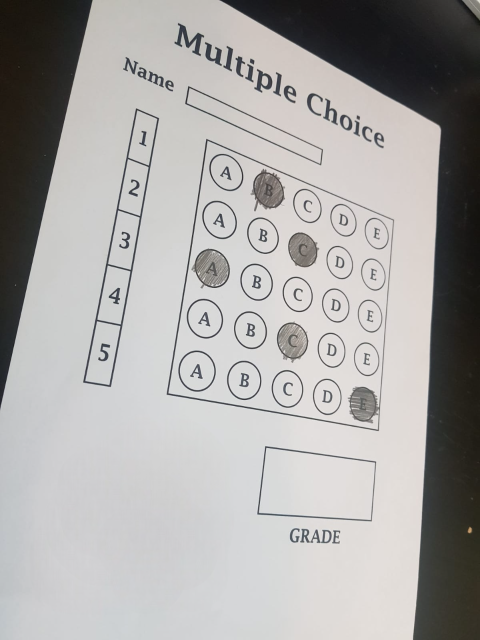
#> input picture 2-Photoroom.png, 960 x 1280 px, given in place of the camera (shown at 1/2 size)
$ python omr.py
#> lines starting #> are read from the running program, lines starting #| are printed output that depends on the picture; after the words box and inside, x2 and y2 are one past the last pixel; in counts of white or black regions, pixels touching at a corner belong together
### utils.py
import cv2
import numpy as np

def stackImages(imgArray,scale,lables=[]):
    rows = len(imgArray)
    cols = len(imgArray[0])
    rowsAvailable = isinstance(imgArray[0], list)
    width = imgArray[0][0].shape[1]
    height = imgArray[0][0].shape[0]
    if rowsAvailable:
        for x in range ( 0, rows):
            for y in range(0, cols):
                imgArray[x][y] = cv2.resize(imgArray[x][y], (0, 0), None, scale, scale)
                if len(imgArray[x][y].shape) == 2: imgArray[x][y]= cv2.cvtColor( imgArray[x][y], cv2.COLOR_GRAY2BGR)
        imageBlank = np.zeros((height, width, 3), np.uint8)
        hor = [imageBlank]*rows
        hor_con = [imageBlank]*rows
        for x in range(0, rows):
            hor[x] = np.hstack(imgArray[x])
            hor_con[x] = np.concatenate(imgArray[x])
        ver = np.vstack(hor)
        ver_con = np.concatenate(hor)
    else:
        for x in range(0, rows):
            imgArray[x] = cv2.resize(imgArray[x], (0, 0), None, scale, scale)
            if len(imgArray[x].shape) == 2: imgArray[x] = cv2.cvtColor(imgArray[x], cv2.COLOR_GRAY2BGR)
        hor= np.hstack(imgArray)
        hor_con= np.concatenate(imgArray)
        ver = hor
    if len(lables) != 0:
        eachImgWidth= int(ver.shape[1] / cols)
        eachImgHeight = int(ver.shape[0] / rows)
        #print(eachImgHeight)
        for d in range(0, rows):
            for c in range (0,cols):
                cv2.rectangle(ver,(c*eachImgWidth,eachImgHeight*d),(c*eachImgWidth+len(lables[d][c])*13+27,30+eachImgHeight*d),(255,255,255),cv2.FILLED)
                cv2.putText(ver,lables[d][c],(eachImgWidth*c+10,eachImgHeight*d+20),cv2.FONT_HERSHEY_COMPLEX,0.7,(255,0,255),2)
    return ver

def rectContour(contours):
    ractangle = []
    for i in contours:
        area = cv2.contourArea(i)
        #print('Area',area)
        if area > 50:
            perameter = cv2.arcLength(i, True)
            approx = cv2.approxPolyDP(i, 0.02*perameter, True)
            # print('Corner Points',len(approx))
            if len(approx) == 4:
                ractangle.append(i)

    ractangle = sorted(ractangle, key = cv2.contourArea,reverse=True)
    return ractangle

def getCornerPoints(contours):
    perameter = cv2.arcLength(contours, True)
    approx = cv2.approxPolyDP(contours, 0.02*perameter, True)
    return approx

def reorder(mypoints):
    mypoints = mypoints.reshape((4,2))
    mypointsNew = np.zeros((4,1,2),np.int32)
    add = mypoints.sum(1)
    # print(add)
    # print(mypoints)
    mypointsNew[0] = mypoints[np.argmin(add)] # [ 0, 0 ]
    mypointsNew[3] = mypoints[np.argmax(add)] # [ w, h ]
    diff = np.diff(mypoints,axis=1)
    mypointsNew[1] = mypoints[np.argmin(diff)] # [ w, 0 ]
    mypointsNew[2] = mypoints[np.argmax(diff)] # [ 0, h ]
    # print(diff)
    return mypointsNew

def splitBoxes(img):
    rows = np.vsplit(img,5)
    boxes = []
    for r in rows:
        cols = np.hsplit(r,5)
        for box in cols:
            boxes.append(box)
            # cv2.imshow('box',box)
    # cv2.imshow('row1',rows[0])
    return boxes

def showAnswers(img, myIndex, grading,ans,questions,choices):
    secW = img.shape[1] // questions
    secH = img.shape[0] // choices

    for x in range(0,questions):
        myAns = myIndex[x]
        cX = (myAns * secW) + secW//2
        cY = (x*secH) + secH//2
        if grading[x] == 1:
            myColor = (0,255,0)
        else:
            myColor = (0,0,255)
            correctAns = ans[x]
            cv2.circle(img, ((correctAns*secW)+secW//2,(x*secH)+secH//2),35,(0,255,0),cv2.FILLED)
        cv2.circle(img,(cX,cY),35,myColor,cv2.FILLED)

    return img

### omr.py
import cv2
import numpy as np
import utils

# Variable Declearation
path = '1.jpg'
height = 500
width = 500
questions = 5
choices = 5
ans = [1,2,0,1,4]
webCamFeed = True

url = 'http://192.168.0.1.103.8080'
cap = cv2.VideoCapture('/dev/video2')
cap.set(10,150)

while True:
    if webCamFeed:
        success, img = cap.read()
#> img is the input picture: shape (1280, 960, 3); mean B, G, R 166.7, 168, 169.6
        # img = cv2.flip(img, 1)

    else:
        img = cv2.imread(path)

    try:
    # Pre-processing
        # img = cv2.imread(path)
        img = cv2.resize(img, (width, width))
#> img: shape (500, 500, 3)
        imgContours = img.copy()
        imgbiggestContours = img.copy()
        imgFinal = img.copy()
        img_gray = cv2.cvtColor(img, cv2.COLOR_BGR2GRAY)
        img_blur = cv2.GaussianBlur(img_gray, (5, 5), 0)
        img_canny = cv2.Canny(img_blur, 50, 50)
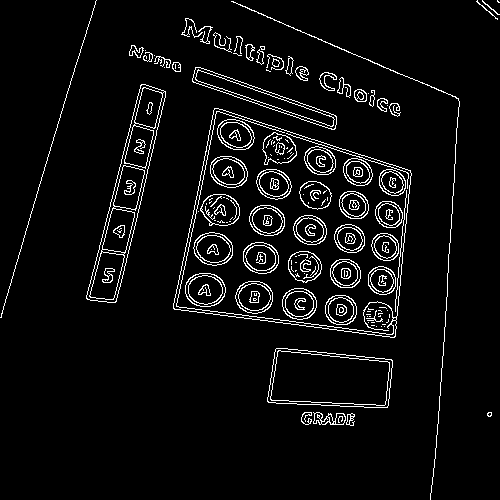
#> img_canny: shape (500, 500); 5.2% white in thin lines or dots

        # Contours
        contours, hierarchy = cv2.findContours(img_canny, cv2.RETR_EXTERNAL, cv2.CHAIN_APPROX_NONE)
#> contours = 41 contours, 20 with area under 20; largest, box (x1, y1, x2, y2) and area: (173, 108, 412, 338) 39748, (86, 84, 166, 303) 6227, (267, 348, 393, 408) 6188, (192, 67, 337, 130) 2267, (313, 412, 346, 425) 252
        cv2.drawContours(imgContours, contours, -1, (255, 0, 0), 3)
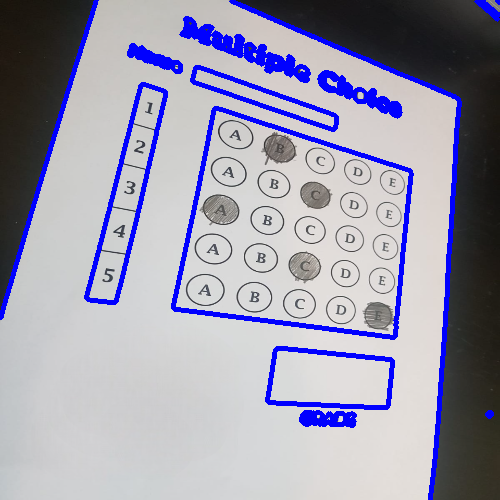
#> imgContours: shape (500, 500, 3); mean B, G, R 174.4, 155.5, 157.1

        # Rectangular Contours
        rectCon = utils.rectContour(contours)
#> the loop in rectContour, `for i in contours:` made 41 passes
#> (area, perameter, approx) on passes 5, 6, 13, 17, 37: (6188, 349.3, [[275, 349], [268, 402], [387, 407], [391, 359]]), (39748, 847.8, [[214, 108], [173, 308], [394, 337], [410, 170]]), (6227, 526, [[145, 84], [90, 300], [115, 302], [165, 97]]), (2267, 352.2, [[195, 67], [193, 82], [335, 128], [333, 114]]), (57.5, 1360.6, [[231, 1], [459, 101], [430, 499], [458, 98]])
#> after the loop in rectContour, `for i in contours:`: ractangle = 5 contours; box (x1, y1, x2, y2) and area: (173, 108, 412, 338) 39748, (86, 84, 166, 303) 6227, (267, 348, 393, 408) 6188, (192, 67, 337, 130) 2267, (231, 1, 460, 500) 58
#> rectCon has the same summary as ractangle in rectContour
        biggestContour = utils.getCornerPoints(rectCon[0])
#> in getCornerPoints, `perameter = cv2.arcLength(contours, True)`: perameter = 847.8
#> in getCornerPoints, `approx = cv2.approxPolyDP(contours, 0.02*perameter, True)`: approx = [[214, 108], [173, 308], [394, 337], [410, 170]]
#> biggestContour = [[214, 108], [173, 308], [394, 337], [410, 170]]
        gradepoints = utils.getCornerPoints(rectCon[1])
#> gradepoints = [[145, 84], [90, 300], [115, 302], [165, 97]]

        # print(biggestContour)
        # print(gradepoints)

        if biggestContour.size != 0 and gradepoints.size != 0:
            cv2.drawContours(imgbiggestContours, biggestContour, -1, (0, 255, 0), 20)
            cv2.drawContours(imgbiggestContours, gradepoints, -1, (151, 81, 68), 20)
            biggestContour = utils.reorder(biggestContour)
#> in reorder, `mypoints = mypoints.reshape((4,2))`: mypoints = [[214, 108], [173, 308], [394, 337], [410, 170]]
#> in reorder, `add = mypoints.sum(1)`: add = [322, 481, 731, 580]
#> in reorder, `diff = np.diff(mypoints,axis=1)`: diff = [-106, 135, -57, -240]
#> biggestContour = [[214, 108], [410, 170], [173, 308], [394, 337]]
            gradepoints = utils.reorder(gradepoints)
#> gradepoints = [[145, 84], [165, 97], [90, 300], [115, 302]]

            ## For answer selection
            pt1 = np.float32(biggestContour)
#> pt1 = [[214, 108], [410, 170], [173, 308], [394, 337]]
            pt2 = np.float32([[0, 0], [width, 0], [0, height], [width, height]])
            matrix = cv2.getPerspectiveTransform(pt1, pt2)
#> matrix = [[1.67, 0.343, -394.9], [-0.698, 2.21, -88.91], [-0.000854, 0.000283, 1]]
            imgwapColored  = cv2.warpPerspective(img, matrix, (width, height))

            ## For grading
            ptg1 = np.float32(gradepoints)
#> ptg1 = [[145, 84], [165, 97], [90, 300], [115, 302]]
            ptg2 = np.float32([[0, 0], [width, 0], [0, height], [width, height]])
            matrixg = cv2.getPerspectiveTransform(ptg1, ptg2)
#> matrixg = [[14.81, 3.77, -2464.5], [-1.03, 1.59, 16.31], [-0.0018, -0.000122, 1]]
            imageGradeDisplay  = cv2.warpPerspective(img, matrixg, (width, height))

            ## Appy threshold
            imagewarpGray = cv2.cvtColor(imgwapColored, cv2.COLOR_BGR2GRAY)
            imgThresh = cv2.threshold(imagewarpGray, 190, 255, cv2.THRESH_BINARY_INV)[1]
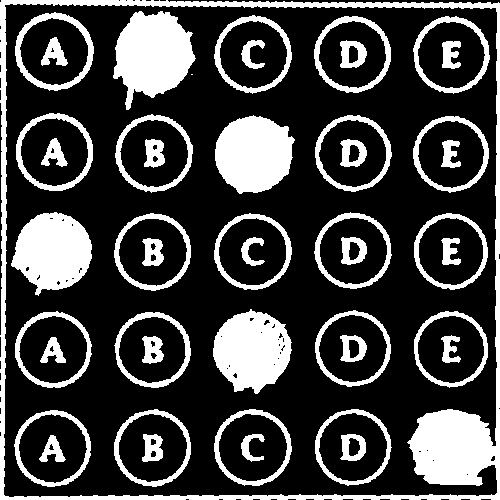
#> imgThresh: shape (500, 500); 25.7% white; 46 white regions (1 under 20 px), largest, box (x1, y1, x2, y2) and area: (0, 0, 500, 500) 14515, (113, 11, 196, 110) 5270, (215, 115, 295, 194) 4739

            boxes = utils.splitBoxes(imgThresh)
#> in splitBoxes, `rows = np.vsplit(img,5)`: rows = 5 items
#> the loop in splitBoxes, `for r in rows:` made 5 passes
#> after the loop in splitBoxes, `for r in rows:`: boxes = 25 items
#> boxes = 25 items
            # print(cv2.countNonZero(boxes[1]),cv2.countNonZero(boxes[2]))

            # Getting Non-zero pixel value of each box
            myPixelVal = np.zeros((questions, choices))
            countCol = 0
            countRow = 0

            for image in boxes:
                total = cv2.countNonZero(image)
                myPixelVal[countRow][countCol] = total
                countCol += 1
                if countCol == choices:
                    countCol = 0
                    countRow += 1
#> this loop made 25 passes
#> total on passes 1 to 8: 2789, 5772, 2064, 2212, 2421, 2123, 1654, 4739
#> after the loop, countCol = 0; countRow = 5; myPixelVal = [[2789, 5772, 2064, 2212, 2421], [2123, 1654, 4739, 1583, 1855], [5190, 1566, 1421, 1547, 1838], [1922, 1551, 4716, 1453, 1745], [2253, 1957, 1867, 1901, 6050]]

        ## Finding actual values of the markings
            myIndex = []
            for x in range (0,questions):
                arr = myPixelVal[x]
                # print('arr',arr)
                myIndexVal = np.where(arr == np.max(arr))
                # print(myIndexVal[0])
                myIndex.append(int(myIndexVal[0][0]))
#> this loop made 5 passes
#> (arr, myIndexVal) on passes 1 to 5: ([2789, 5772, 2064, 2212, 2421], ([1],)), ([2123, 1654, 4739, 1583, 1855], ([2],)), ([5190, 1566, 1421, 1547, 1838], ([0],)), ([1922, 1551, 4716, 1453, 1745], ([2],)), ([2253, 1957, 1867, 1901, 6050], ([4],))
#> after the loop, myIndex = [1, 2, 0, 2, 4]
        # print(myIndex)

        ## Grading logic
            graddings = []
            for x in range (0,questions):
                if ans[x] == myIndex[x]:
                    graddings.append(1)
                else:
                    graddings.append(0)
#> after the loop, graddings = [1, 1, 1, 0, 1]
            #print(graddings)

            score = sum(graddings)/questions*100
#> score = 80
            #print(score)


        ## Displaying Grading
            imgresult = imgwapColored.copy()
            imgresult = utils.showAnswers(imgresult, myIndex, graddings,ans,questions,choices)
#> the loop in showAnswers, `for x in range(0,questions):` made 5 passes
#> (myAns, cX) on passes 1 to 5: (1, 150), (2, 250), (0, 50), (2, 250), (4, 450)
#> after the loop in showAnswers, `for x in range(0,questions):`:
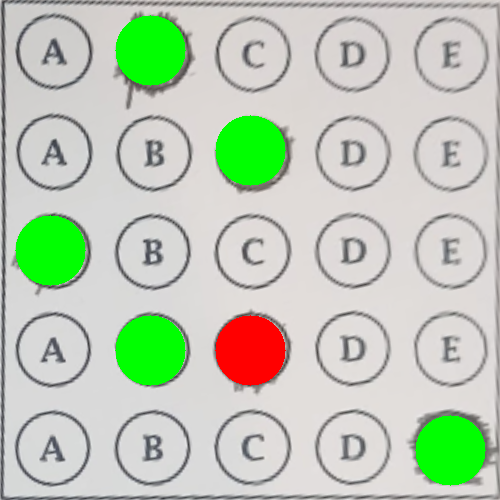
#> img: shape (500, 500, 3); mean B, G, R 181.2, 201.9, 188.6
            imgRawDrawing  = np.zeros_like(imgwapColored)
            imgRawDrawing = utils.showAnswers(imgRawDrawing, myIndex, graddings,ans,questions,choices)
#> call 2 of showAnswers, with questions = 5, choices = 5
#> the loop in showAnswers (call 2), `for x in range(0,questions):` made 5 passes
#> after the loop in showAnswers (call 2), `for x in range(0,questions):`:
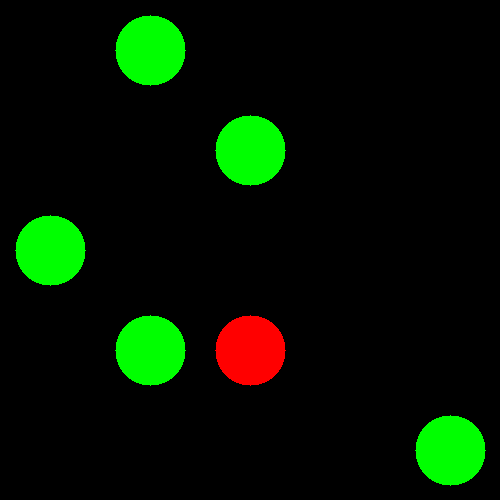
#> img: shape (500, 500, 3); mean B, G, R 0, 19.7, 3.9
            invmatrix = cv2.getPerspectiveTransform(pt2, pt1)
#> invmatrix = [[0.568, -0.116, 214], [0.197, 0.34, 108], [0.000429, -0.000195, 1]]
            imgInvWap = cv2.warpPerspective(imgRawDrawing, invmatrix, (width, height))

            imgRawGrade = np.zeros_like(imgwapColored)
            cv2.putText(imgRawGrade,str(int(score))+'%',(90, 260),cv2.FONT_HERSHEY_COMPLEX,6,(0,255,0),6)
            Invmatrixg = cv2.getPerspectiveTransform(ptg2, ptg1)
#> Invmatrixg = [[0.058, -0.126, 145], [0.0366, 0.377, 84], [0.000109, -0.000182, 1]]
            imgInvGradeDisplay  = cv2.warpPerspective(imgRawGrade, Invmatrixg, (width, height))


            imgFinal = cv2.addWeighted(imgFinal, 0.5, imgInvWap, 0.5, 0)
            imgFinal = cv2.addWeighted(imgFinal, 0.5, imgInvGradeDisplay, 0.5, 0)
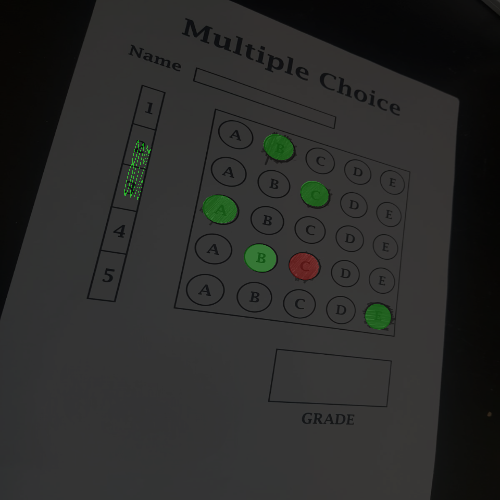
#> imgFinal: shape (500, 500, 3); mean B, G, R 41.7, 42.9, 42.6


        img_blank = np.zeros_like(img)
        img_array = ([img, img_gray, img_blur, img_canny],
                    [imgContours, imgbiggestContours, imgwapColored, imgThresh],
                    [imgresult, imgRawDrawing, imgInvWap, imgFinal]
                )
    except:
        img_blank = np.zeros_like(img)
        img_array = ([img_blank, img_blank, img_blank, img_blank],
                    [img_blank, img_blank, img_blank, img_blank],
                    [img_blank, img_blank, img_blank, img_blank]
                )
    labels = [['Original', 'Gray', 'Blur', 'Canny'],
            ['Contours', 'Biggest Contour', 'Warp Perspective', 'Threshold'],
            ['Result', 'Raw Drawing', 'Inverse Warp', 'Final']]
    imgStacked = utils.stackImages(img_array, 0.5,labels)
#> in stackImages, `rows = len(imgArray)`: rows = 3
#> in stackImages, `cols = len(imgArray[0])`: cols = 4
#> in stackImages, `rowsAvailable = isinstance(imgArray[0], list)`: rowsAvailable = True
#> in stackImages, `hor = [imageBlank]*rows`: hor = 3 items
#> in stackImages, `eachImgWidth= int(ver.shape[1] / cols)`: eachImgWidth = 250
#> after the loop in stackImages, `for d in range(0, rows):`:
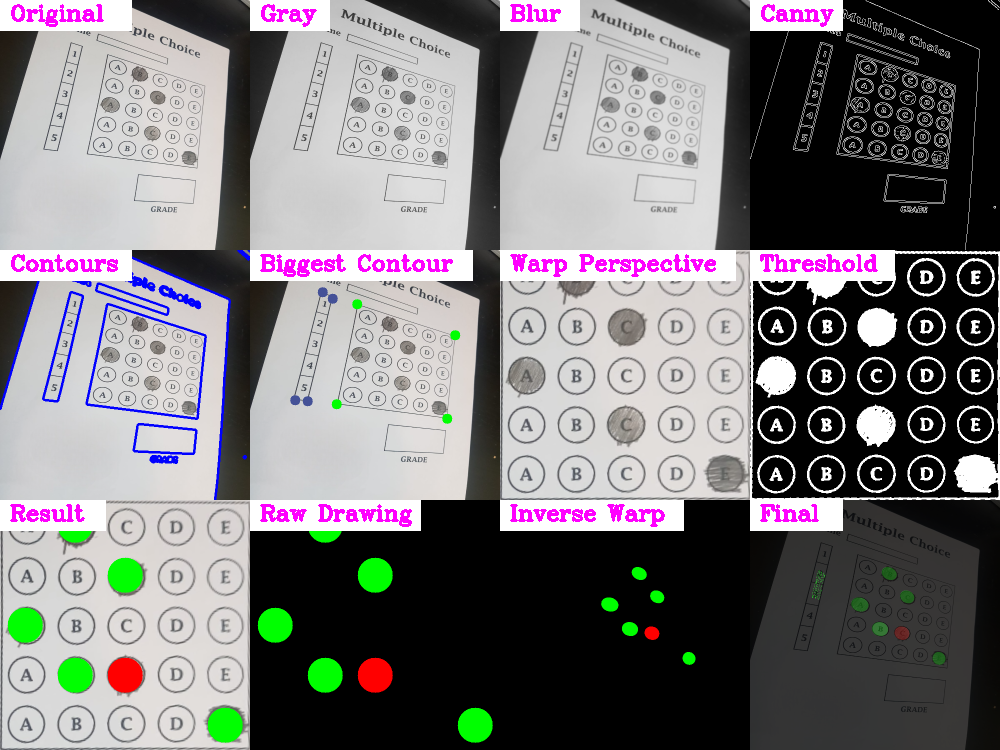
#> ver: shape (750, 1000, 3); mean of channels 0, 1, 2 123, 121.4, 123.5; drawn as B, G, R

    cv2.imshow('Final Image', imgFinal)
    cv2.imshow('Stacked Images', imgStacked)

    if cv2.waitKey(1) & 0xFF == ord('s'):
#> (key q is pressed here)
        cv2.imwrite('FinalImage.jpg',imgFinal)
        cv2.waitKey(0)
    elif cv2.waitKey(2) & 0xFF == ord('q'):
#> (key q is pressed here)
        break
cap.release()
cv2.destroyAllWindows()
